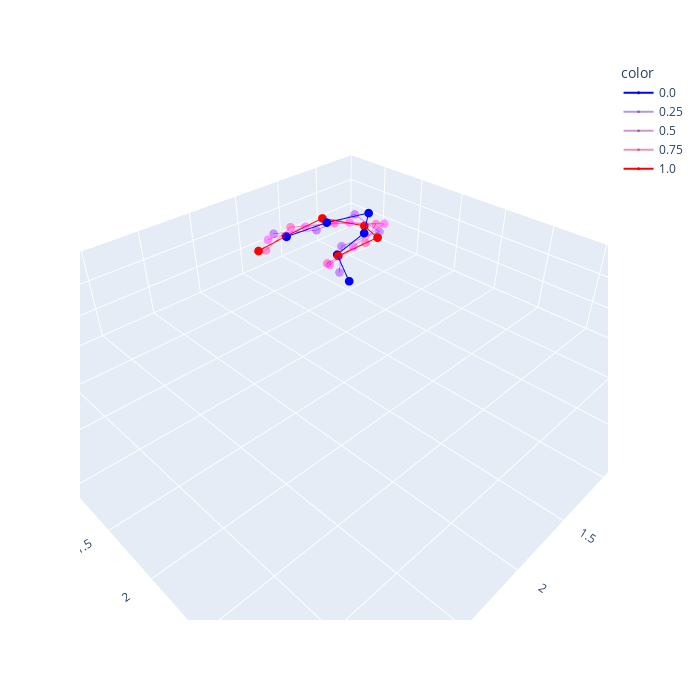

The notebook cell this image was saved under:
### Code cell
sim.visualise_simulation_evolution(
    configuration[80:130:10],
    count,
    range_x=(-0.5, 3.5),
    range_y=(-0.5, 3.5),
    range_z=(-1, 0.5),
    # color_disc_map=lambda val: f"rgba({255*val}, 0, {255*(1.-val)}, {(np.sin(np.abs(val*np.pi - np.pi/2))**3 + 0.3)/1.5 })", #val*0.7+0.3
    color_disc_map=lambda val: f"rgba({255*val}, 0, {255*(1.-val)}, {np.piecewise(val, [val == 0. or val == 1., val != 0 and val != 1], [1, 0.4])})"
)

### Figure 1 — Plotly figure (JSON) as saved in the notebook; plotly's stock layout.template omitted (floating-point values rounded to 4 significant figures)
{"data": [{"hovertemplate": "color=0.0<br>X=%{x}<br>Y=%{y}<br>Z=%{z}<extra></extra>", "legendgroup": "0.0", "line": {"color": "rgba(0.0, 0, 255.0, 1.0)", "dash": "solid"}, "marker": {"size": 3, "symbol": "circle"}, "mode": "lines+markers", "name": "0.0", "scene": "scene", "showlegend": true, "type": "scatter3d", "x": [0.8, 0.4067, 0.03645, 0.3644, 0.7769, 0.9819], "y": [-0.02443, 0.1042, 0.3001, 0.569, 0.6482, 1.014], "z": [-0.09612, -0.002399, 0.06498, 0.05431, -0.005604, -0.0708]}, {"hovertemplate": "color=0.25<br>X=%{x}<br>Y=%{y}<br>Z=%{z}<extra></extra>", "legendgroup": "0.25", "line": {"color": "rgba(63.75, 0, 191.25, 0.4)", "dash": "solid"}, "marker": {"size": 3, "symbol": "circle"}, "mode": "lines+markers", "name": "0.25", "scene": "scene", "showlegend": true, "type": "scatter3d", "x": [0.9, 0.5179, 0.1569, 0.2399, 0.6574, 0.9583], "y": [-0.08762, 0.07901, 0.2291, 0.6443, 0.576, 0.8706], "z": [-0.01317, -0.09232, 0.0723, 0.04592, 0.01416, -0.03751]}, {"hovertemplate": "color=0.5<br>X=%{x}<br>Y=%{y}<br>Z=%{z}<extra></extra>", "legendgroup": "0.5", "line": {"color": "rgba(127.5, 0, 127.5, 0.4)", "dash": "solid"}, "marker": {"size": 3, "symbol": "circle"}, "mode": "lines+markers", "name": "0.5", "scene": "scene", "showlegend": true, "type": "scatter3d", "x": [1.0, 0.5772, 0.2379, 0.1643, 0.5546, 0.9569], "y": [-0.04544, -0.01162, 0.2425, 0.6294, 0.6213, 0.7495], "z": [-0.03406, -0.0419, -0.02376, 0.134, -0.0321, 0.009879]}, {"hovertemplate": "color=0.75<br>X=%{x}<br>Y=%{y}<br>Z=%{z}<extra></extra>", "legendgroup": "0.75", "line": {"color": "rgba(191.25, 0, 63.75, 0.4)", "dash": "solid"}, "marker": {"size": 3, "symbol": "circle"}, "mode": "lines+markers", "name": "0.75", "scene": "scene", "showlegend": true, "type": "scatter3d", "x": [1.1, 0.7047, 0.3406, 0.148, 0.5083, 0.8947], "y": [0.04831, -0.07749, 0.1392, 0.5086, 0.7309, 0.6464], "z": [-0.09962, -0.01086, -0.0328, 0.04768, 0.07508, -0.07848]}, {"hovertemplate": "color=1.0<br>X=%{x}<br>Y=%{y}<br>Z=%{z}<extra></extra>", "legendgroup": "1.0", "line": {"color": "rgba(255.0, 0, 0.0, 1.0)", "dash": "solid"}, "marker": {"size": 3, "symbol": "circle"}, "mode": "lines+markers", "name": "1.0", "scene": "scene", "showlegend": true, "type": "scatter3d", "x": [1.2, 0.7972, 0.3997, 0.1993, 0.3889, 0.7858], "y": [0.07408, -0.03703, 0.03404, 0.4049, 0.7632, 0.6706], "z": [-0.02417, -0.09752, 0.03269, -0.01531, 0.11, -0.00808]}], "layout": {"height": 700, "legend": {"title": {"text": "color"}, "tracegroupgap": 0}, "margin": {"t": 60}, "scene": {"aspectmode": "data", "domain": {"x": [0, 1], "y": [0, 1]}, "xaxis": {"range": [-0.5, 3.5], "title": {"text": "X"}}, "yaxis": {"range": [-0.5, 3.5], "title": {"text": "Y"}}, "zaxis": {"range": [-1, 0.5], "title": {"text": "Z"}}}, "width": 700}}
